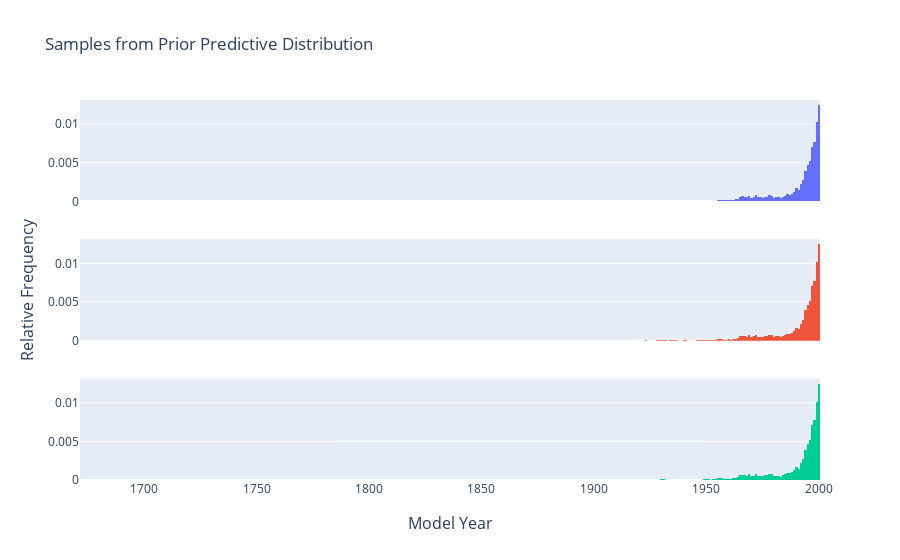

Notebook cell for this chart:
### Code cell
# Plot earlier years
fig = make_subplots(
    rows=num_samples, 
    shared_xaxes=True,
    x_title="Model Year",
    y_title="Relative Frequency"
)

for t in range(num_samples):
    row = t + 1
    y = prior_samples[t, :]
    # https://stackoverflow.com/questions/65910725/plotly-bar-chart-opacity-changes-with-longer-time-range
    # Plot earlier years
    fig.add_trace(
        go.Bar(
            x=x[x <= 2000],
            y=y[x <= 2000],
            orientation="v"  
        ),
        row=row,
        col=1
    )

fig.update_traces(marker_line_width = 0)
# https://stackoverflow.com/questions/56712486/how-to-hide-legend-with-plotly-express-and-plotly
fig.update_layout(
    barmode="overlay",
    bargap=0,
    showlegend=False,
    title="Samples from Prior Predictive Distribution"
)

fig.show()

### Figure 1 — Plotly figure (JSON) as saved in the notebook; plotly's stock layout.template omitted (floating-point values rounded to 4 significant figures; data arrays with more than 128 entries replaced by an {"elided": "..."} marker saying what was removed)
{"data": [{"marker": {"line": {"width": 0}}, "orientation": "v", "type": "bar", "x": {"elided": "329 int values"}, "xaxis": "x", "y": {"elided": "329 float values"}, "yaxis": "y"}, {"marker": {"line": {"width": 0}}, "orientation": "v", "type": "bar", "x": {"elided": "329 int values"}, "xaxis": "x2", "y": {"elided": "329 float values"}, "yaxis": "y2"}, {"marker": {"line": {"width": 0}}, "orientation": "v", "type": "bar", "x": {"elided": "329 int values"}, "xaxis": "x3", "y": {"elided": "329 float values"}, "yaxis": "y3"}], "layout": {"annotations": [{"font": {"size": 16}, "showarrow": false, "text": "Model Year", "x": 0.5, "xanchor": "center", "xref": "paper", "y": 0, "yanchor": "top", "yref": "paper", "yshift": -30}, {"font": {"size": 16}, "showarrow": false, "text": "Relative Frequency", "textangle": -90, "x": 0, "xanchor": "right", "xref": "paper", "xshift": -40, "y": 0.5, "yanchor": "middle", "yref": "paper"}], "bargap": 0, "barmode": "overlay", "showlegend": false, "title": {"text": "Samples from Prior Predictive Distribution"}, "xaxis": {"anchor": "y", "domain": [0, 1], "matches": "x3", "showticklabels": false}, "xaxis2": {"anchor": "y2", "domain": [0, 1], "matches": "x3", "showticklabels": false}, "xaxis3": {"anchor": "y3", "domain": [0, 1]}, "yaxis": {"anchor": "x", "domain": [0.7333, 1]}, "yaxis2": {"anchor": "x2", "domain": [0.3667, 0.6333]}, "yaxis3": {"anchor": "x3", "domain": [0, 0.2667]}}}
